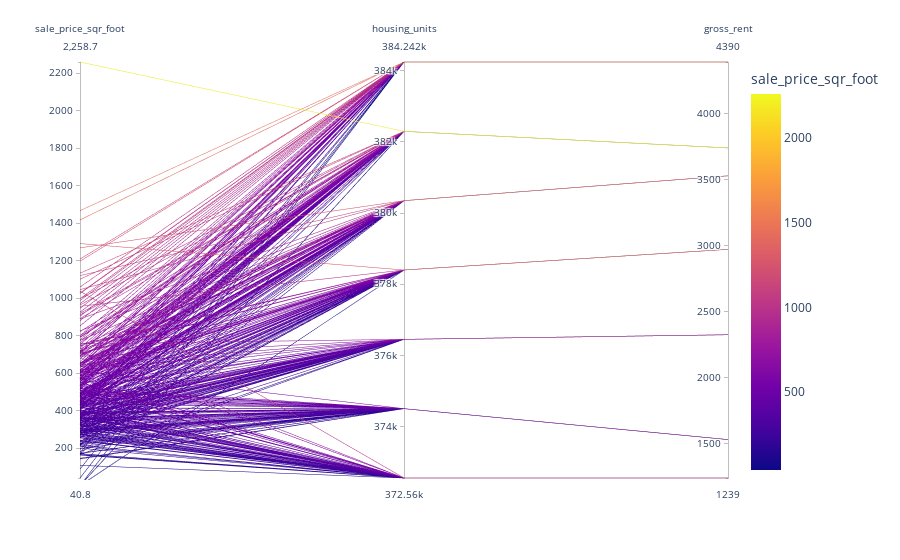

Notebook code cell kept with this figure:
### Markdown cell above
## Parallel Coordinates and Parallel Categories Analysis

In this section, you will use plotly express to create parallel coordinates and parallel categories visualizations so that investors can interactively filter and explore various factors related to the sales price of the neighborhoods. 

Using the DataFrame of Average values per neighborhood (calculated above), create the following visualizations:
1. Create a Parallel Coordinates Plot
2. Create a Parallel Categories Plot

### Code cell
# Parallel Coordinates Plot
# YOUR CODE HERE!
par_Coord_plot = px.parallel_coordinates(sfo_data_2, color='sale_price_sqr_foot')
par_Coord_plot

### Figure 1 — Plotly figure (JSON) as saved in the notebook; plotly's stock layout.template omitted (floating-point values rounded to 4 significant figures; data arrays with more than 128 entries replaced by an {"elided": "..."} marker saying what was removed)
{"data": [{"dimensions": [{"label": "sale_price_sqr_foot", "values": {"elided": "397 float values"}}, {"label": "housing_units", "values": {"elided": "397 int values"}}, {"label": "gross_rent", "values": {"elided": "397 int values"}}], "domain": {"x": [0, 1], "y": [0, 1]}, "line": {"color": {"elided": "397 float values"}, "coloraxis": "coloraxis"}, "name": "", "type": "parcoords"}], "layout": {"coloraxis": {"colorbar": {"title": {"text": "sale_price_sqr_foot"}}, "colorscale": [[0, "#0d0887"], [0.1111, "#46039f"], [0.2222, "#7201a8"], [0.3333, "#9c179e"], [0.4444, "#bd3786"], [0.5556, "#d8576b"], [0.6667, "#ed7953"], [0.7778, "#fb9f3a"], [0.8889, "#fdca26"], [1, "#f0f921"]]}, "legend": {"tracegroupgap": 0}, "margin": {"t": 60}}}
